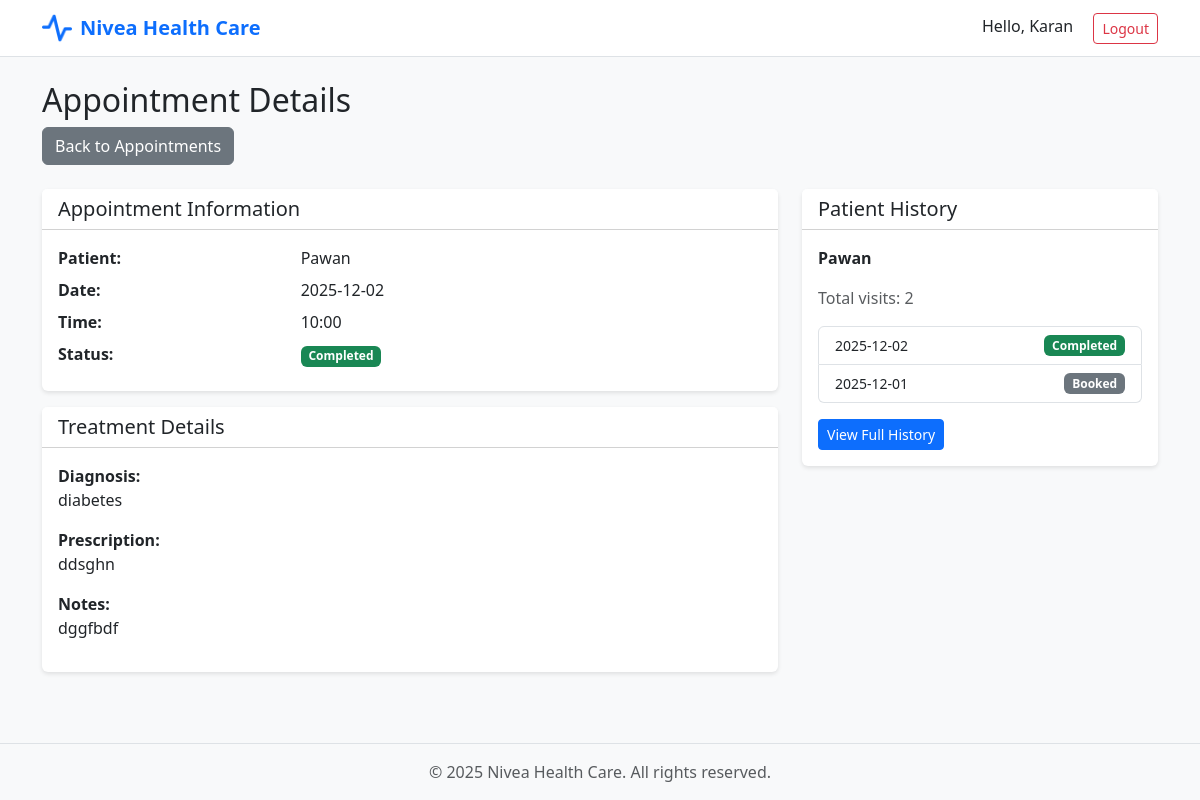
The page /doctor/appointment/2 (signed in) on the database its author committed.
### models.py (models this page shows, shortened)
class User(db.Model):
    __tablename__ = 'user'
    id = db.Column(db.Integer, primary_key=True)
    username = db.Column(db.String(50), unique=True, nullable=False)
    password = db.Column(db.String(100), nullable=False)
    acc_type = db.Column(db.String(20), nullable=False)
    name = db.Column(db.String(100), nullable=False)
    user_addr = db.Column(db.String(200))
    contact_num = db.Column(db.String(15))
    department_id = db.Column(db.Integer, db.ForeignKey('department.id'))
    admin_verified = db.Column(db.Boolean, default=False)
    doctor_appointments = db.relationship('Appointment', foreign_keys='Appointment.doctor_id', backref='doctor')
    patient_appointments = db.relationship('Appointment', foreign_keys='Appointment.patient_id', backref='patient')
    availability = db.relationship('DoctorAvailability', backref='doctor', cascade='all, delete-orphan')

class Appointment(db.Model):
    __tablename__ = 'appointment'
    id = db.Column(db.Integer, primary_key=True)
    doctor_id = db.Column(db.Integer, db.ForeignKey('user.id'), nullable=False)
    patient_id = db.Column(db.Integer, db.ForeignKey('user.id'), nullable=False)
    date = db.Column(db.Date, nullable=False)
    appt_time = db.Column(db.String(10), nullable=False)
    curr_status = db.Column(db.String(20), default='Booked')
    treatments = db.relationship('Treatment', backref='appointment', cascade='all, delete-orphan')

class Treatment(db.Model):
    __tablename__ = 'treatment'
    id = db.Column(db.Integer, primary_key=True)
    appointment_id = db.Column(db.Integer, db.ForeignKey('appointment.id'), nullable=False)
    diagnosis = db.Column(db.Text)
    prescription = db.Column(db.Text)
    medical_notes = db.Column(db.Text)

### routes/doctor.py (the view)
@doctor_bp.route('/appointment/<int:id>')
@login_required
@role_required('doctor')
def view_appointment(id):
    doctor_id = session.get('user_id')
    appt = Appointment.query.filter_by(id=id, doctor_id=doctor_id).first_or_404()
    treatment = Treatment.query.filter_by(appointment_id=id).first()
    patient_history = Appointment.query.filter_by(
        patient_id=appt.patient_id
    ).order_by(Appointment.date.desc()).all()
    return render_template('doctor/appointment_detail.html',
                         appointment=appt,
                         treatment=treatment,
                         patient_history=patient_history)

### utils.py (called while the page is built)
def login_required(f):
    @wraps(f)
    def wrapper(*args, **kwargs):
        if 'user_id' not in session:
            flash('Please login first', 'danger')
            return redirect(url_for('auth.login'))
        return f(*args, **kwargs)
    return wrapper

def role_required(role):
    def decorator(f):
        @wraps(f)
        def wrapper(*args, **kwargs):
            if 'user_id' not in session:
                flash('Please login first', 'danger')
                return redirect(url_for('auth.login'))
            if session.get('acc_type') != role:
                flash('Access denied', 'danger')
                return redirect(url_for('auth.login'))
            return f(*args, **kwargs)
        return wrapper
    return decorator

### templates/doctor/appointment_detail.html (shortened to what this page needs)
{% extends "base.html" %}
{% block content %}
<div class="container mt-4">
    <div class="row mb-4">
        <div class="col">
            <h2>Appointment Details</h2>
            <a href="{{ url_for('doctor.appointments') }}" class="btn btn-secondary">Back to Appointments</a>
        </div>
    </div>
    <div class="row">
        <div class="col-md-8">
            <div class="card mb-3">
                <div class="card-header bg-white">
                    <h5 class="mb-0">Appointment Information</h5>
                </div>
                <div class="card-body">
                    <div class="row mb-2">
                        <div class="col-md-4"><strong>Patient:</strong></div>
                        <div class="col-md-8">{{ appointment.patient.name }}</div>
                    </div>
                    <div class="row mb-2">
                        <div class="col-md-4"><strong>Date:</strong></div>
                        <div class="col-md-8">{{ appointment.date.strftime('%Y-%m-%d') }}</div>
                    </div>
                    <div class="row mb-2">
                        <div class="col-md-4"><strong>Time:</strong></div>
                        <div class="col-md-8">{{ appointment.appt_time }}</div>
                    </div>
                    <div class="row mb-2">
                        <div class="col-md-4"><strong>Status:</strong></div>
                        <div class="col-md-8">
                            <span class="badge bg-{{ 'success' if appointment.curr_status == 'Completed' else 'primary' if appointment.curr_status == 'Booked' else 'danger' }}">
                                {{ appointment.curr_status }}
                            </span>
                        </div>
                    </div>
                </div>
            </div>
            {% if appointment.curr_status == 'Booked' %}
            <div class="card mb-3">
                <div class="card-header bg-white">
                    <h5 class="mb-0">Complete Appointment</h5>
                </div>
                <div class="card-body">
                    <form method="POST" action="{{ url_for('doctor.update_appointment', id=appointment.id) }}">
                        <input type="hidden" name="action" value="complete">
                        <div class="mb-3">
                            <label class="form-label">Diagnosis</label>
                            <textarea class="form-control" name="diagnosis" rows="3" required>{{ treatment.diagnosis if treatment else '' }}</textarea>
                        </div>
                        <div class="mb-3">
                            <label class="form-label">Prescription</label>
                            <textarea class="form-control" name="prescription" rows="3" required>{{ treatment.prescription if treatment else '' }}</textarea>
                        </div>
                        <div class="mb-3">
                            <label class="form-label">Medical Notes</label>
                            <textarea class="form-control" name="notes" rows="2">{{ treatment.medical_notes if treatment else '' }}</textarea>
                        </div>
                        <button type="submit" class="btn btn-success">Mark as Completed</button>
                    </form>
                    <form method="POST" action="{{ url_for('doctor.update_appointment', id=appointment.id) }}"
                          class="mt-2" style="display:inline;"
                          onsubmit="return confirm('Cancel this appointment?');">
                        <input type="hidden" name="action" value="cancel">
                        <button type="submit" class="btn btn-danger">Cancel Appointment</button>
                    </form>
                </div>
            </div>
            {% else %}
            <div class="card mb-3">
                <div class="card-header bg-white">
                    <h5 class="mb-0">Treatment Details</h5>
                </div>
                <div class="card-body">
                    {% if treatment %}
                        <div class="mb-3">
                            <strong>Diagnosis:</strong>
                            <p>{{ treatment.diagnosis }}</p>
                        </div>
                        <div class="mb-3">
                            <strong>Prescription:</strong>
                            <p>{{ treatment.prescription }}</p>
                        </div>
                        <div class="mb-3">
                            <strong>Notes:</strong>
                            <p>{{ treatment.medical_notes if treatment.medical_notes else 'No notes' }}</p>
                        </div>
                    {% else %}
                        <p class="text-muted">No treatment details available</p>
                    {% endif %}
                </div>
            </div>
            {% endif %}
        </div>
        <div class="col-md-4">
            <div class="card">
                <div class="card-header bg-white">
                    <h5 class="mb-0">Patient History</h5>
                </div>
                <div class="card-body">
                    <p><strong>{{ appointment.patient.name }}</strong></p>
                    <p class="text-muted mb-3">Total visits: {{ patient_history|length }}</p>
                    <div class="list-group">
                        {% for past in patient_history[:5] %}
                        <div class="list-group-item">
                            <div class="d-flex justify-content-between">
                                <small>{{ past.date.strftime('%Y-%m-%d') }}</small>
                                <span class="badge bg-{{ 'success' if past.curr_status == 'Completed' else 'secondary' }}">
                                    {{ past.curr_status }}
                                </span>
                            </div>
                        </div>
                        {% endfor %}
                    </div>
                    <a href="{{ url_for('doctor.patient_history', id=appointment.patient.id) }}"
                       class="btn btn-sm btn-primary mt-3">View Full History</a>
                </div>
            </div>
        </div>
    </div>
</div>
{% endblock %}

### static/css/style.css (style rules this page uses)
body { min-height: 100vh; display: flex; flex-direction: column; background-color: #f8f9fa; }
.card { border: none; box-shadow: 0 2px 4px rgba(0,0,0,0.1); }

### rows shown on the page
User: patient.name "Pawan"
Appointment: date "2025-12-02", appt_time "10:00", curr_status "Completed"
Treatment: diagnosis "diabetes", prescription "ddsghn", medical_notes "dggfbdf"
Appointment: date "2025-12-01", curr_status "Booked"

### other values the page prints
{{ session.name }} "Karan"
{{ patient_history|length }} "2"
